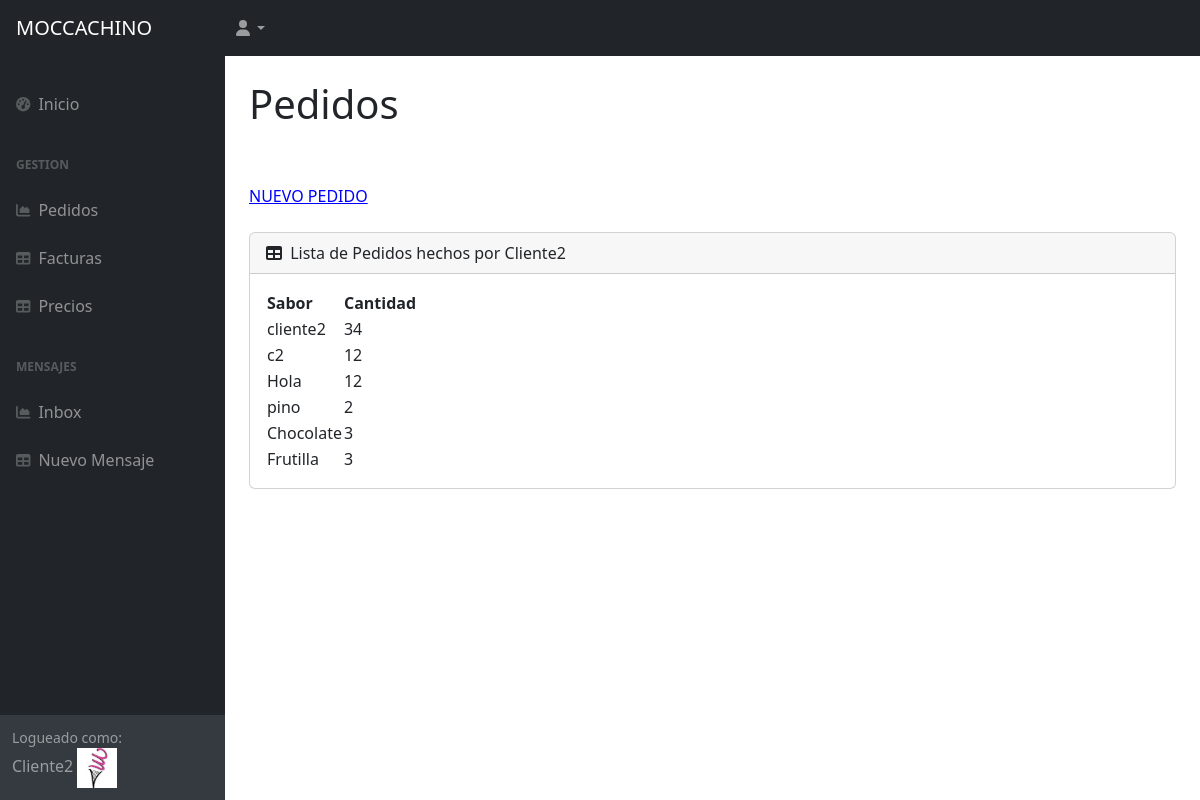
/AppClientes/pedidos_por_cliente/ (signed in), run on the app's committed database.
### AppClientes/models.py (models this page shows, shortened)
class Pedido(models.Model):
    sabor=models.CharField(max_length=50)
    cantidad=models.IntegerField()
    cliente = models.ForeignKey(User, on_delete=models.SET_NULL, null=True, blank=True)

### AppClientes/views.py (the view)
# urls.py: path('pedidos_por_cliente/', vista_super, name="pedidos_por_cliente"),
@login_required
def vista_super (request):
    if request.user.is_superuser:
        pedidos = Pedido.objects.all()
        context= {"pedidos": pedidos, "avatar":verAvatar(request)}
        return render(request, "AppClientes/pedidos.html", context)
    else:
        varCliente = request.user
        pedidos = Pedido.objects.filter(cliente=varCliente)
        context= {"pedidos": pedidos, "avatar":verAvatar(request)}
        return render(request, "AppClientes/pedidos_por_cliente.html", context)

### AppClientes/views.py (called while the page is built)
def verAvatar(request):
    avatares=Avatar.objects.filter(user=request.user.id)
    if len(avatares)!=0:
        return avatares[0].imagen.url
    else:
        return "/media/avatars/favicon.ico"

### AppClientes/templates/AppClientes/pedidos_por_cliente.html
{% extends 'AppClientes/padre.html' %}
{% load static %}
            {% block contenido %}
            <div id="layoutSidenav_content">
                <main>
                    <div class="container-fluid px-4">
                        <h1 class="mt-4">Pedidos</h1>
                        <br>
                        <br>
                            <a style="color: blue;" href="{% url 'pedidosagregar' %}">NUEVO PEDIDO</a>
                            <br>
                            <br>
                        <div class="card mb-4">
                            <div class="card-header">
                                <i class="fas fa-table me-1"></i>
                                Lista de Pedidos hechos por {{ user }}
                            </div>
                            <div class="card-body">
                                <table id="datatablesSimple">
                                    <thead>
                                        <tr>
                                            <th>Sabor</th>
                                            <th>Cantidad</th>
                                        </tr>
                                    </thead>
                                    <tbody>
                                        {% for pedido in pedidos %}
                                        <tr>
                                            <td>{{ pedido.sabor }}</td>
                                            <td>{{ pedido.cantidad }}</td>
                                        </tr>
                                        {% endfor %}
                                    </tbody>
                                </table>
                            </div>
                        </div>
                    </div>
                </main>
                {% endblock %}

### AppClientes/templates/AppClientes/padre.html (shortened to what this page needs)
<!DOCTYPE html>
<html lang="en">
    <head>
        {% load static %}
        <link href="https://cdn.jsdelivr.net/npm/simple-datatables@7.1.2/dist/style.min.css" rel="stylesheet" />
        <link href="{% static 'AppClientes/css/styles.css' %}" rel="stylesheet" />
    </head>
    <body class="sb-nav-fixed">
        <nav class="sb-topnav navbar navbar-expand navbar-dark bg-dark">
            <a class="navbar-brand ps-3" href="{% url 'InicioAppClientes' %}">MOCCACHINO</a>
            <ul class="navbar-nav ms-auto ms-md-0 me-3 me-lg-4">
                <li class="nav-item dropdown">
                    <a class="nav-link dropdown-toggle" id="navbarDropdown" href="#" role="button" data-bs-toggle="dropdown" aria-expanded="false"><i class="fas fa-user fa-fw"></i></a>
                </li>
            </ul>
        </nav>
        <div id="layoutSidenav">
            <div id="layoutSidenav_nav">
                <nav class="sb-sidenav accordion sb-sidenav-dark" id="sidenavAccordion">
                    <div class="sb-sidenav-menu">
                        <div class="nav">
                            <br>
                            <a class="nav-link" href="{% url 'InicioAppClientes' %}">
                                <div class="sb-nav-link-icon"><i class="fas fa-tachometer-alt"></i></div>
                                Inicio
                            </a>
                            <div class="sb-sidenav-menu-heading">Gestion</div>
                            <a class="nav-link" href="{% url 'pedidos_super' %}">
                                <div class="sb-nav-link-icon"><i class="fas fa-chart-area"></i></div>
                                Pedidos
                            </a>
                            <a class="nav-link" href="{% url 'facturas_super' %}">
                                <div class="sb-nav-link-icon"><i class="fas fa-table"></i></div>
                                Facturas
                            </a>
                            <a class="nav-link" href="{% url 'precios' %}">
                                <div class="sb-nav-link-icon"><i class="fas fa-table"></i></div>
                                Precios
                            </a>
                            <div class="sb-sidenav-menu-heading">Mensajes</div>
                            <a class="nav-link" href="{% url 'inbox' %}">
                                <div class="sb-nav-link-icon"><i class="fas fa-chart-area"></i></div>
                                Inbox
                            </a>
                            <a class="nav-link" href="{% url 'nuevomensaje' %}">
                                <div class="sb-nav-link-icon"><i class="fas fa-table"></i></div>
                                Nuevo Mensaje
                            </a>
                        </div>
                    </div>
                    <div class="sb-sidenav-footer">
                        <div class="small">Logueado como:</div>
                        {{ user.username }}
                        <img src="{{ avatar }}" alt="Avatar" style="width:40px;height:40px"/>
                    </div>
                </nav>
            </div>
            {% block contenido %}
            {% endblock %}
        </div>
    </body>
</html>

### data on the page
Pedido: sabor "cliente2", cantidad "34"
Pedido: sabor "c2", cantidad "12"
Pedido: sabor "Hola", cantidad "12"
Pedido: sabor "pino", cantidad "2"
Pedido: sabor "Chocolate", cantidad "3"
Pedido: sabor "Frutilla", cantidad "3"

### other printed values
{{ user.username }} "Cliente2"
{{ user }} "Cliente2"
